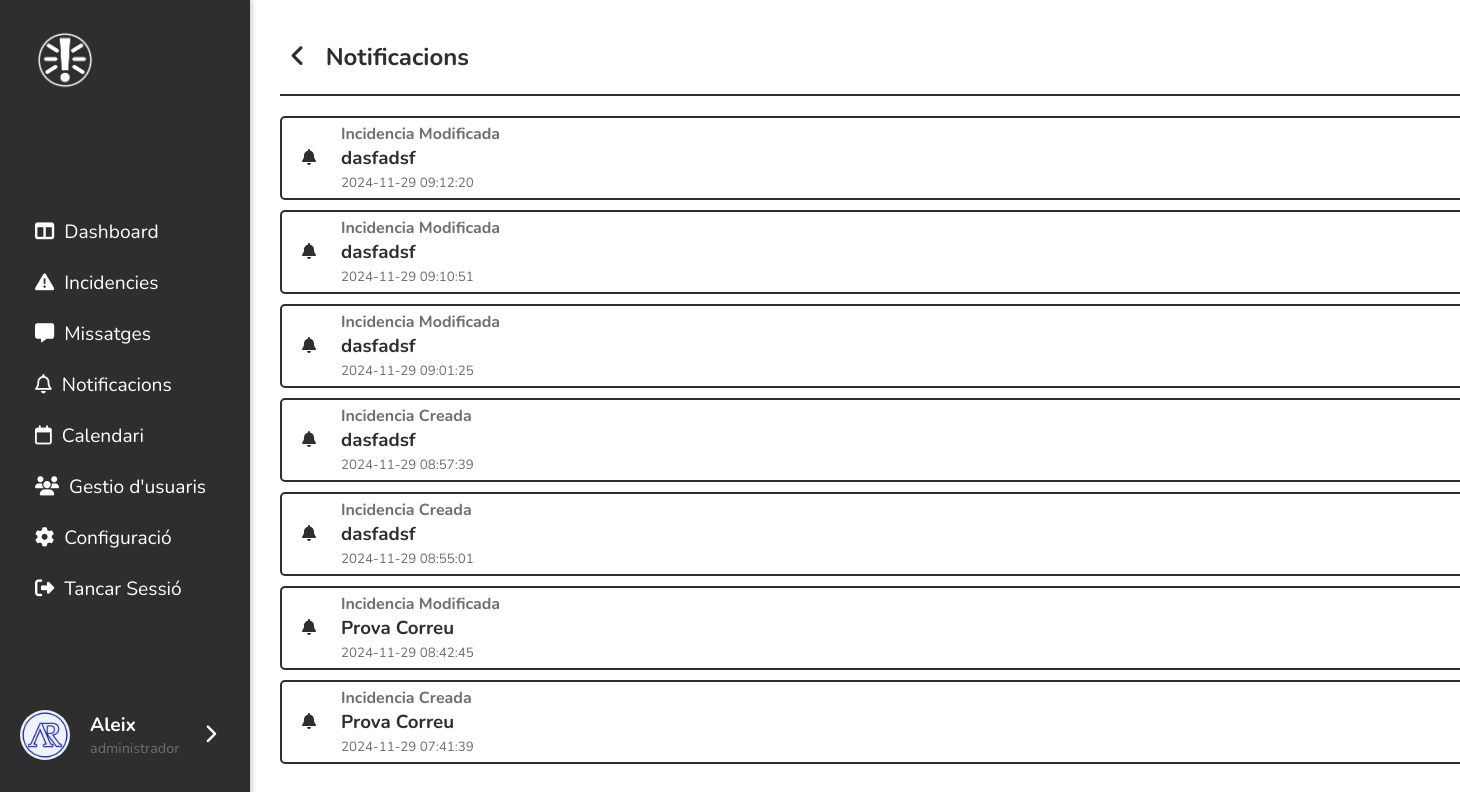
/public/index.php?action=notificacions (signed in), run on the app's committed database.
### tables this page shows
CREATE TABLE `notificacions` (
  `id` int(11) NOT NULL,
  `id_incidencia` int(11) NOT NULL,
  `tipus` varchar(50) NOT NULL,
  `data` timestamp NULL DEFAULT current_timestamp(),
  `llegida` tinyint(1) DEFAULT 0
);

CREATE TABLE `incidencia` (
  `id_incidencia` int(11) NOT NULL,
  `titol` varchar(200) NOT NULL,
  `descripcio` text NOT NULL,
  `id_usuari` int(11) DEFAULT NULL,
  `id_tipus_incidencia` int(11) DEFAULT NULL,
  `prioritat` enum('baixa','mitjana','alta') NOT NULL,
  `estat` enum('pendent','enproces','resolta') DEFAULT 'pendent',
  `data_creacio` timestamp NOT NULL DEFAULT current_timestamp(),
  `darrera_modificacio` timestamp NULL DEFAULT NULL,
  `id_usuari_creacio` int(11) DEFAULT NULL,
  `upload` varchar(5000) DEFAULT NULL,
  `espai` int(11) DEFAULT NULL
);

### controllers/NotificacionsController.php (called while the page is built, shortened)
<?php
include_once '../models/Notificacions.php';
class NotificacionsController {
    private $notificacio;
    public function __construct() {
        $database = new Database();
        $db = $database->connect();
        $this->notificacio = new Notificacions($db);
    }
    public function obtenirNotificacions($usuari_id) {
        return $this->notificacio->obtenirNotificacions($usuari_id);
    }
}
?>

### models/Notificacions.php (called while the page is built, shortened)
<?php
class Notificacions {
    private $conn;
    private $table = 'notificacions';
    public function __construct($db) {
        $this->conn = $db;
    }
    public function obtenirNotificacions($usuari_id) {
        $query = "SELECT n.*, i.titol, i.data_creacio, i.darrera_modificacio, i.id_incidencia
                  FROM " . $this->table . " n
                  INNER JOIN incidencia i ON n.id_incidencia = i.id_incidencia
                  WHERE i.id_usuari_creacio = ? OR i.id_usuari = ?
                  ORDER BY n.data DESC";
        $stmt = $this->conn->prepare($query);
        $stmt->bind_param("ii", $usuari_id, $usuari_id);
        $stmt->execute();
        return $stmt->get_result();
    }
}
?>

### views/notificacions/notificacions.php (the view, shortened to what this page needs)
<?php
include_once '../controllers/NotificacionsController.php';
$controller = new NotificacionsController();
$usuari_id = $_SESSION['usuari']['id'];
$notificacions = $controller->obtenirNotificacions($usuari_id);
?>
<div class="contenedor">
    <div class="menu_top">
        <div>
            <a class="btn_tornar" href="../public/index.php?action=dashboard"><i class="fa-solid fa-angle-left"></i></a>
            <h2>Notificacions</h2>
        </div>
    </div>
    <div class="contenedor-notificacions">
        <?php if ($notificacions && $notificacions->num_rows > 0): ?>
            <?php while ($notificacio = $notificacions->fetch_assoc()): ?>
                <a class="notificacio" href="../public/index.php?action=veureIncidencia&idIncidencia=<?= $notificacio['id_incidencia'] ?>" onclick="marcarLlegida(<?= $notificacio['id']?>)">
                <div class="esquerra <?= $notificacio['llegida'] ? 'llegida' : 'no-llegida' ?>">
                    <div class="icono">
                        <i class="fa-solid fa-bell"></i>
                    </div>
                </div>
                <div class="dreta">
                    <p><strong>Incidencia <?= ucfirst($notificacio['tipus']) ?></strong> </p>
                    <h3><?= $notificacio['titol'] ?></h3>
                    <p><small><?= $notificacio['data'] ?></small></p>
                </div>
                </a>
            <?php endwhile; ?>
        <?php else: ?>
            <p class="no_notificacions">No tens notificacions.</p>
        <?php endif; ?>
        </div>
    </div>
</div>

### public/css/main.css (style rules this page uses)
:root { --color-primary: #2E2E2E; --color-secondary: white; --color-tertiary: #6e6e6e; --color-quaternary: #c2c2c2; --color-altes: #ff9b9b; --color-baixes: #ccffcc; --color-moderades: #fff9a1; --color-links: #007bff; }
* { margin: 0; padding: 0; box-sizing: border-box; }
body { display: flex; width: 100%; flex-direction: row; font-family: 'Nunito', sans-serif; }
@media (min-width: 769px) { body { flex-direction: row; } }
@media (min-width: 769px) { .contenedor { width: 1200px; } }
@media (min-width: 769px) { .menu_top { padding-bottom: 10px; border-bottom: 2px solid var(--color-primary); } }
.contenedor { display: flex; align-items: center; flex-direction: column; margin: 0 10px; }
.menu_top { display: flex; justify-content: space-between; width: 100%; margin: 10px 0; color: var(--color-primary); }
.menu_top div { display: flex; align-items: center; gap: 10px; }
.btn_tornar { color: var(--color-primary); padding: 10px; cursor: pointer; font-size: 25px; }

### public/css/notificacions.css (style rules this page uses)
.contenedor-notificacions { width: 100%; }
.notificacio { width: 100%; border: 2px solid var(--color-primary); border-radius: 5px; display: flex; align-items: center; margin: 10px 0; text-decoration: none; color: var(--color-primary); }
.esquerra { padding: 0 20px; display: flex; flex-direction: column; align-items: center; }
.dreta p { color: var(--color-tertiary); }
.dreta { padding: 5px; }

### data on the page
notificacions: tipus "Modificada", id_incidencia.titol "dasfadsf", data "2024-11-29 09:12:20"
notificacions: tipus "Modificada", id_incidencia.titol "dasfadsf", data "2024-11-29 09:10:51"
notificacions: tipus "Modificada", id_incidencia.titol "dasfadsf", data "2024-11-29 09:01:25"
notificacions: tipus "Creada", id_incidencia.titol "dasfadsf", data "2024-11-29 08:57:39"
notificacions: tipus "Creada", id_incidencia.titol "dasfadsf", data "2024-11-29 08:55:01"
notificacions: tipus "Modificada", id_incidencia.titol "Prova Correu", data "2024-11-29 08:42:45"
notificacions: tipus "Creada", id_incidencia.titol "Prova Correu", data "2024-11-29 07:41:39"

### other printed values
$_SESSION['usuari']['nom'] "Aleix"
$_SESSION['usuari']['rol'] "administrador"
